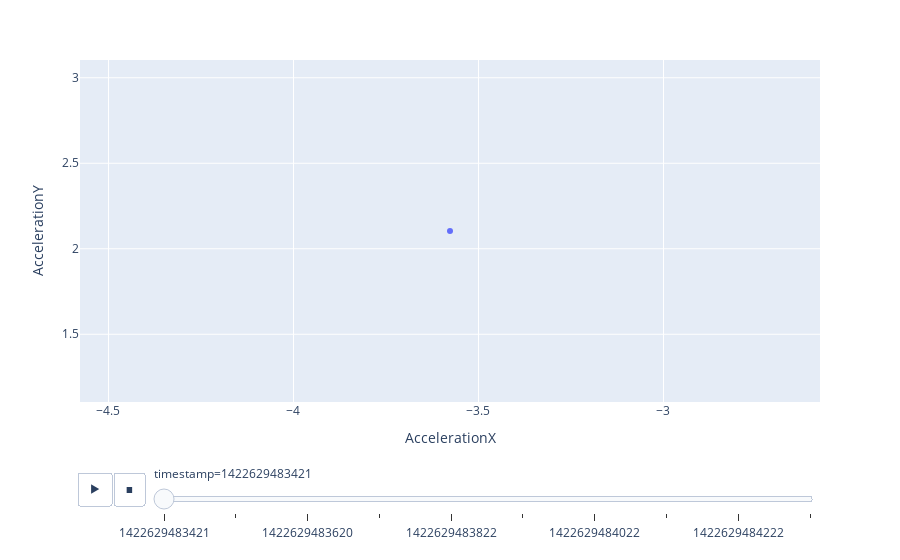

Source (notebook cell):
### Code cell
import plotly.express as px

# px.scatter(measure1_df[measure1_df.datetime < '2015-02-01'], x="AccelerationX", y="AccelerationY", animation_frame="datetime",
px.scatter(measure1_df.iloc[:10], x="AccelerationX", y="AccelerationY", animation_frame="timestamp",
        #    size="pop", color="continent", hover_name="country",
        #    log_x=True, size_max=55, range_x=[100,100000], range_y=[25,90]
           )

### Figure 1 — Plotly figure (JSON) as saved in the notebook; plotly's stock layout.template omitted (floating-point values rounded to 4 significant figures)
{"data": [{"hovertemplate": "timestamp=1422629483421<br>AccelerationX=%{x}<br>AccelerationY=%{y}<extra></extra>", "legendgroup": "", "marker": {"color": "#636efa", "symbol": "circle"}, "mode": "markers", "name": "", "orientation": "v", "showlegend": false, "type": "scatter", "x": [-3.577], "xaxis": "x", "y": [2.104], "yaxis": "y"}], "layout": {"legend": {"tracegroupgap": 0}, "margin": {"t": 60}, "sliders": [{"active": 0, "currentvalue": {"prefix": "timestamp="}, "len": 0.9, "pad": {"b": 10, "t": 60}, "steps": [{"args": [["1422629483421"], {"frame": {"duration": 0, "redraw": false}, "fromcurrent": true, "mode": "immediate", "transition": {"duration": 0, "easing": "linear"}}], "label": "1422629483421", "method": "animate"}, {"args": [["1422629483520"], {"frame": {"duration": 0, "redraw": false}, "fromcurrent": true, "mode": "immediate", "transition": {"duration": 0, "easing": "linear"}}], "label": "1422629483520", "method": "animate"}, {"args": [["1422629483620"], {"frame": {"duration": 0, "redraw": false}, "fromcurrent": true, "mode": "immediate", "transition": {"duration": 0, "easing": "linear"}}], "label": "1422629483620", "method": "animate"}, {"args": [["1422629483723"], {"frame": {"duration": 0, "redraw": false}, "fromcurrent": true, "mode": "immediate", "transition": {"duration": 0, "easing": "linear"}}], "label": "1422629483723", "method": "animate"}, {"args": [["1422629483822"], {"frame": {"duration": 0, "redraw": false}, "fromcurrent": true, "mode": "immediate", "transition": {"duration": 0, "easing": "linear"}}], "label": "1422629483822", "method": "animate"}, {"args": [["1422629483922"], {"frame": {"duration": 0, "redraw": false}, "fromcurrent": true, "mode": "immediate", "transition": {"duration": 0, "easing": "linear"}}], "label": "1422629483922", "method": "animate"}, {"args": [["1422629484022"], {"frame": {"duration": 0, "redraw": false}, "fromcurrent": true, "mode": "immediate", "transition": {"duration": 0, "easing": "linear"}}], "label": "1422629484022", "method": "animate"}, {"args": [["1422629484122"], {"frame": {"duration": 0, "redraw": false}, "fromcurrent": true, "mode": "immediate", "transition": {"duration": 0, "easing": "linear"}}], "label": "1422629484122", "method": "animate"}, {"args": [["1422629484222"], {"frame": {"duration": 0, "redraw": false}, "fromcurrent": true, "mode": "immediate", "transition": {"duration": 0, "easing": "linear"}}], "label": "1422629484222", "method": "animate"}, {"args": [["1422629484322"], {"frame": {"duration": 0, "redraw": false}, "fromcurrent": true, "mode": "immediate", "transition": {"duration": 0, "easing": "linear"}}], "label": "1422629484322", "method": "animate"}], "x": 0.1, "xanchor": "left", "y": 0, "yanchor": "top"}], "updatemenus": [{"buttons": [{"args": [null, {"frame": {"duration": 500, "redraw": false}, "fromcurrent": true, "mode": "immediate", "transition": {"duration": 500, "easing": "linear"}}], "label": "&#9654;", "method": "animate"}, {"args": [[null], {"frame": {"duration": 0, "redraw": false}, "fromcurrent": true, "mode": "immediate", "transition": {"duration": 0, "easing": "linear"}}], "label": "&#9724;", "method": "animate"}], "direction": "left", "pad": {"r": 10, "t": 70}, "showactive": false, "type": "buttons", "x": 0.1, "xanchor": "right", "y": 0, "yanchor": "top"}], "xaxis": {"anchor": "y", "domain": [0, 1], "title": {"text": "AccelerationX"}}, "yaxis": {"anchor": "x", "domain": [0, 1], "title": {"text": "AccelerationY"}}}}
